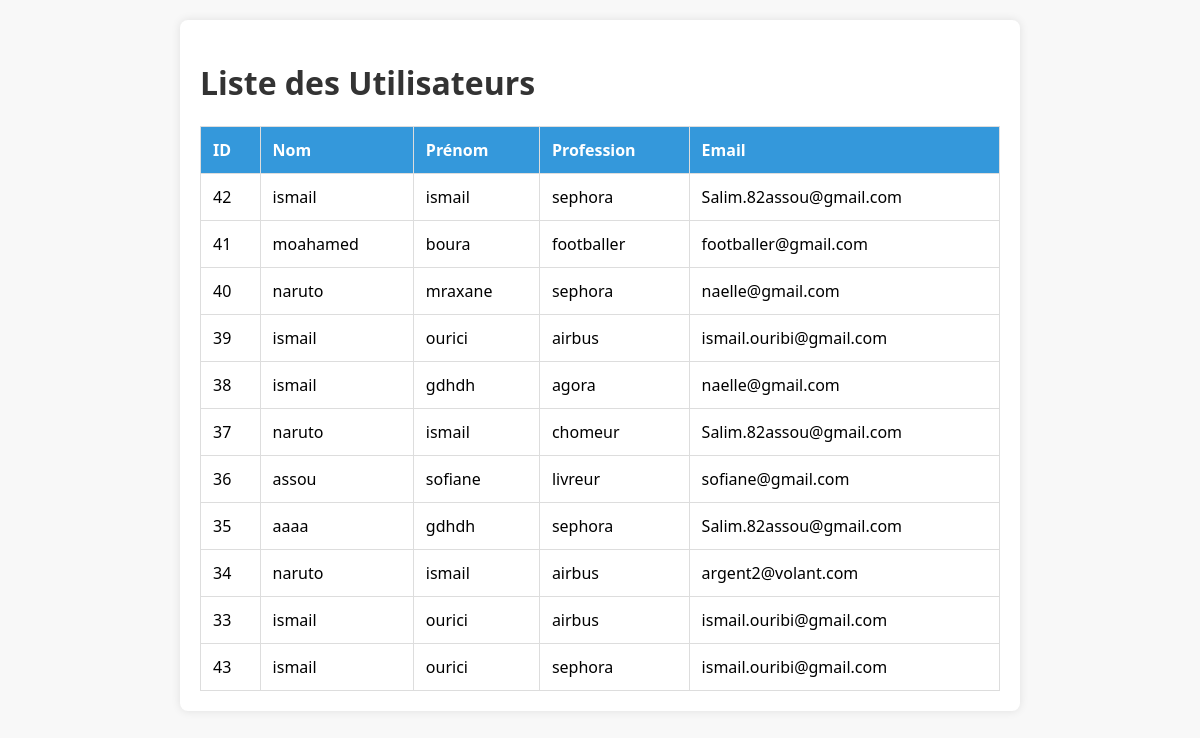
/Vue/afficher_utilisateurs.php, run on the app's committed database.
### tables this page shows
CREATE TABLE IF NOT EXISTS `utilisateurs` (
  `Id_Utilisateurs` int(11) NOT NULL AUTO_INCREMENT,
  `nom` varchar(50) DEFAULT NULL,
  `prenom` varchar(50) DEFAULT NULL,
  `profession` varchar(50) DEFAULT NULL,
  `e_mail` varchar(50) DEFAULT NULL,
  PRIMARY KEY (`Id_Utilisateurs`)
);

### Vue/afficher_utilisateurs.php (the view, shortened to what this page needs)
<?php
$servername = 'localhost';
$username = 'root';
$password = '';
$dbname = 'projetweb';
try {
    $conn = new PDO("mysql:host=$servername;dbname=$dbname", $username, $password);
    $conn->setAttribute(PDO::ATTR_ERRMODE, PDO::ERRMODE_EXCEPTION);
    $sql = "SELECT * FROM utilisateurs";
    $stmt = $conn->prepare($sql);
    $stmt->execute();
    $users = $stmt->fetchAll(PDO::FETCH_ASSOC);
} catch (PDOException $e) {
    die("La connexion à la base de données a échoué : " . $e->getMessage());
}
?>
<!DOCTYPE html>
<html lang="en">
<head>
    <link rel="stylesheet" href="../styles.css">
</head>
<body>
    <div class="container">
        <h1>Liste des Utilisateurs</h1>
        <table>
            <tr>
                <th>ID</th>
                <th>Nom</th>
                <th>Prénom</th>
                <th>Profession</th>
                <th>Email</th>
            </tr>
            <?php foreach ($users as $user): ?>
                <tr>
                    <td><?php echo $user['Id_Utilisateurs']; ?></td>
                    <td><?php echo $user['nom']; ?></td>
                    <td><?php echo $user['prenom']; ?></td>
                    <td><?php echo $user['profession']; ?></td>
                    <td><?php echo $user['e_mail']; ?></td>
                </tr>
            <?php endforeach; ?>
        </table>
    </div>
</body>
</html>

### styles.css (style rules this page uses)
body { font-family: 'Segoe UI', Tahoma, Geneva, Verdana, sans-serif; margin: 0; padding: 0; background-color: #f8f8f8; }
.container { max-width: 800px; margin: 0 auto; background-color: #fff; padding: 20px; box-shadow: 0 0 10px rgba(0, 0, 0, 0.1); border-radius: 8px; margin-top: 20px; }
h1 { color: #333; }
table { width: 100%; border-collapse: collapse; margin-top: 20px; }
table, th, td { border: 1px solid #ddd; }
th, td { padding: 12px; text-align: left; }
th { background-color: #3498db; color: #fff; }

### data on the page
utilisateurs: Id_Utilisateurs "42", nom "ismail", prenom "ismail", profession "sephora", e_mail "Salim.82assou@gmail.com"
utilisateurs: Id_Utilisateurs "41", nom "moahamed", prenom "boura", profession "footballer", e_mail "footballer@gmail.com"
utilisateurs: Id_Utilisateurs "40", nom "naruto", prenom "mraxane", profession "sephora", e_mail "naelle@gmail.com"
utilisateurs: Id_Utilisateurs "39", nom "ismail", prenom "ourici", profession "airbus", e_mail "ismail.ouribi@gmail.com"
utilisateurs: Id_Utilisateurs "38", nom "ismail", prenom "gdhdh", profession "agora", e_mail "naelle@gmail.com"
utilisateurs: Id_Utilisateurs "37", nom "naruto", prenom "ismail", profession "chomeur", e_mail "Salim.82assou@gmail.com"
utilisateurs: Id_Utilisateurs "36", nom "assou", prenom "sofiane", profession "livreur", e_mail "sofiane@gmail.com"
utilisateurs: Id_Utilisateurs "35", nom "aaaa", prenom "gdhdh", profession "sephora", e_mail "Salim.82assou@gmail.com"
utilisateurs: Id_Utilisateurs "34", nom "naruto", prenom "ismail", profession "airbus", e_mail "argent2@volant.com"
utilisateurs: Id_Utilisateurs "33", nom "ismail", prenom "ourici", profession "airbus", e_mail "ismail.ouribi@gmail.com"
utilisateurs: Id_Utilisateurs "43", nom "ismail", prenom "ourici", profession "sephora", e_mail "ismail.ouribi@gmail.com"
